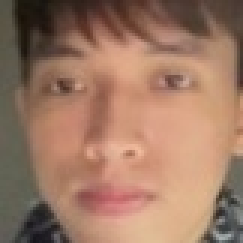
#> input picture image_predict/1.jpg, 81 x 81 px (shown 3 times larger)
$ python test.py
#> lines starting #> are read from the running program, lines starting #| are printed output that depends on the picture
import cv2
import pickle
# faces_cascade = cv2.CascadeClassifier('haarcascades/haarcascade_frontalface_default.xml')

img = cv2.imread('image_predict/1.jpg')
#> img is the input picture: shape (81, 81, 3); mean B, G, R 99.8, 120.3, 157.6
# [7 lines of commented-out code are left out]

def _crop_face_224(img):
    face_cascade = cv2.CascadeClassifier('haarcascades/haarcascade_frontalface_default.xml')
    img_gray = cv2.cvtColor(img, cv2.COLOR_BGR2GRAY)
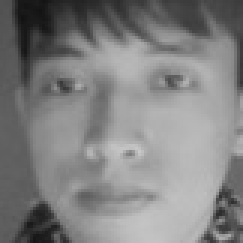
#> img_gray: shape (81, 81) (shown 3 times larger); min 18, max 200, mean 129.1
    faces = face_cascade.detectMultiScale(img_gray, scaleFactor = 1.5, minNeighbors = 5)
#> faces = ()
    for (x,y,w,h) in faces:
        img_face = img[y: y + h, x: x + w]
#> this loop made 0 passes

    # cv2.imwrite(img_path + img_name, img_face)
#> (the run stopped early here; a loop or call above may not have finished)

$ run again, with image_predict/0.jpg copied over image_predict/1.jpg
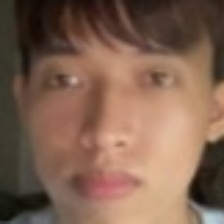
#> input picture image_predict/0.jpg, 224 x 224 px
#> img is the input picture: shape (224, 224, 3); mean B, G, R 80.1, 98.1, 128.4
#> in _crop_face_224, `img_gray = cv2.cvtColor(img, cv2.COLOR_BGR2GRAY)`:
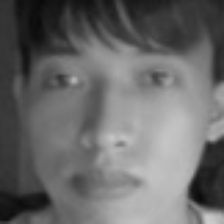
#> img_gray: shape (224, 224); min 9, max 204, mean 105.1
#> faces = ()

$ run again, with image_predict/2.jpg copied over image_predict/1.jpg
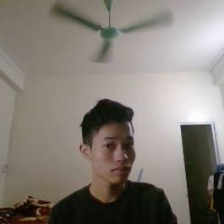
#> input picture image_predict/2.jpg, 224 x 224 px
#> img is the input picture: shape (224, 224, 3); mean B, G, R 118.6, 125.7, 132.1
#> in _crop_face_224, `img_gray = cv2.cvtColor(img, cv2.COLOR_BGR2GRAY)`:
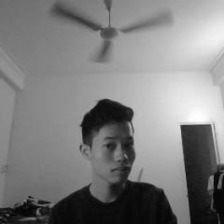
#> img_gray: shape (224, 224); min 1, max 255, mean 126.8
#> faces = ()

$ run again, with image_predict/3.jpg copied over image_predict/1.jpg
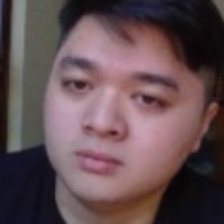
#> input picture image_predict/3.jpg, 224 x 224 px
#> img is the input picture: shape (224, 224, 3); mean B, G, R 81.4, 77.8, 98.7
#> in _crop_face_224, `img_gray = cv2.cvtColor(img, cv2.COLOR_BGR2GRAY)`:
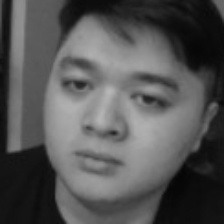
#> img_gray: shape (224, 224); min 5, max 183, mean 84.4
#> faces = [[19, 20, 182, 182]]
#> the loop in _crop_face_224, `for (x,y,w,h) in faces:` made 1 pass
#> `face = cv2.cvtColor(face, cv2.COLOR_BGR2GRAY)`:
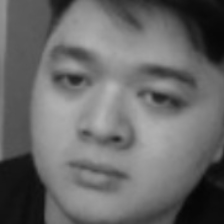
#> face: shape (224, 224); min 5, max 183, mean 104.7
